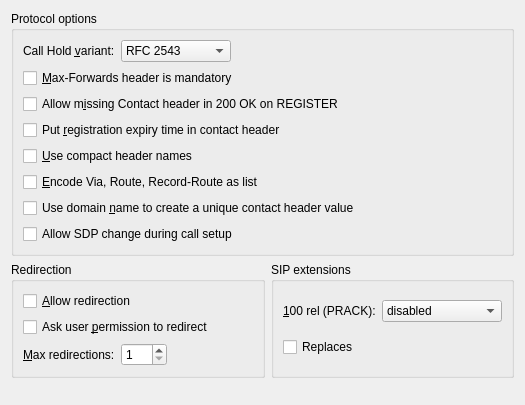
         <widget class="QWidget">
          <attribute name="title">
           <string>General</string>
          </attribute>
          <layout class="QGridLayout">
           <item row="2" column="1">
            <spacer>
             <property name="orientation">
              <enum>Qt::Vertical</enum>
             </property>
             <property name="sizeType">
              <enum>QSizePolicy::Expanding</enum>
             </property>
             <property name="sizeHint" stdset="0">
              <size>
               <width>20</width>
               <height>16</height>
              </size>
             </property>
            </spacer>
           </item>
           <item row="0" column="0" colspan="2">
            <widget class="QGroupBox" name="optionsGroupBox">
             <property name="title">
              <string>Protocol options</string>
             </property>
             <layout class="QGridLayout">
              <item row="0" column="0">
               <widget class="QLabel" name="holdVariantTextLabel">
                <property name="text">
                 <string>Call Hold &amp;variant:</string>
                </property>
                <property name="wordWrap">
                 <bool>false</bool>
                </property>
                <property name="buddy">
                 <cstring>holdVariantComboBox</cstring>
                </property>
               </widget>
              </item>
              <item row="0" column="1">
               <widget class="QComboBox" name="holdVariantComboBox">
                <property name="sizePolicy">
                 <sizepolicy hsizetype="Minimum" vsizetype="Fixed">
                  <horstretch>0</horstretch>
                  <verstretch>0</verstretch>
                 </sizepolicy>
                </property>
                <property name="minimumSize">
                 <size>
                  <width>110</width>
                  <height>0</height>
                 </size>
                </property>
                <property name="whatsThis">
                 <string>Indicates if RFC 2543 (set media IP address in SDP to 0.0.0.0) or RFC 3264 (use direction attributes in SDP) is used to put a call on-hold.</string>
                </property>
                <item>
                 <property name="text">
                  <string>RFC 2543</string>
                 </property>
                </item>
                <item>
                 <property name="text">
                  <string>RFC 3264</string>
                 </property>
                </item>
               </widget>
              </item>
              <item row="0" column="2">
               <spacer>
                <property name="orientation">
                 <enum>Qt::Horizontal</enum>
                </property>
                <property name="sizeType">
                 <enum>QSizePolicy::Expanding</enum>
                </property>
                <property name="sizeHint" stdset="0">
                 <size>
                  <width>70</width>
                  <height>20</height>
                 </size>
                </property>
               </spacer>
              </item>
              <item row="2" column="0" colspan="3">
               <widget class="QCheckBox" name="missingContactCheckBox">
                <property name="whatsThis">
                 <string>A 200 OK response on a REGISTER request must contain a Contact header. Some registrars however, do not include a Contact header or include a wrong Contact header. This option allows for such a deviation from the specs.</string>
                </property>
                <property name="text">
                 <string>Allow m&amp;issing Contact header in 200 OK on REGISTER</string>
                </property>
                <property name="shortcut">
                 <string>Alt+I</string>
                </property>
               </widget>
              </item>
              <item row="1" column="0" colspan="3">
               <widget class="QCheckBox" name="maxForwardsCheckBox">
                <property name="whatsThis">
                 <string>According to RFC 3261 the Max-Forwards header is mandatory. But many implementations do not send this header. If you tick this box, Twinkle will reject a SIP request if Max-Forwards is missing.</string>
                </property>
                <property name="text">
                 <string>&amp;Max-Forwards header is mandatory</string>
                </property>
                <property name="shortcut">
                 <string>Alt+M</string>
                </property>
               </widget>
              </item>
              <item row="3" column="0" colspan="3">
               <widget class="QCheckBox" name="regTimeCheckBox">
                <property name="whatsThis">
                 <string>In a REGISTER message the expiry time for registration can be put in the Contact header or in the Expires header. If you tick this box it will be put in the Contact header, otherwise it goes in the Expires header.</string>
                </property>
                <property name="text">
                 <string>Put &amp;registration expiry time in contact header</string>
                </property>
                <property name="shortcut">
                 <string>Alt+R</string>
                </property>
               </widget>
              </item>
              <item row="4" column="0" colspan="3">
               <widget class="QCheckBox" name="compactHeadersCheckBox">
                <property name="whatsThis">
                 <string>Indicates if compact header names should be used for headers that have a compact form.</string>
                </property>
                <property name="text">
                 <string>&amp;Use compact header names</string>
                </property>
                <property name="shortcut">
                 <string>Alt+U</string>
                </property>
               </widget>
              </item>
              <item row="7" column="0" colspan="3">
               <widget class="QCheckBox" name="allowSdpChangeCheckBox">
                <property name="whatsThis">
                 <string>&lt;p&gt;A SIP UAS may send SDP in a 1XX response for early media, e.g. ringing tone. When the call is answered the SIP UAS should send the same SDP in the 200 OK response according to RFC 3261. Once SDP has been received, SDP in subsequent responses should be discarded.&lt;/p&gt;
&lt;p&gt;By allowing SDP to change during call setup, Twinkle will not discard SDP in subsequent responses and modify the media stream if the SDP is changed. When the SDP in a response is changed, it must have a new version number in the o= line.&lt;/p&gt;</string>
                </property>
                <property name="text">
                 <string>Allow SDP change during call setup</string>
                </property>
               </widget>
              </item>
              <item row="6" column="0" colspan="3">
               <widget class="QCheckBox" name="useDomainInContactCheckBox">
                <property name="whatsThis">
                 <string>&lt;p&gt;
Twinkle creates a unique contact header value by combining the SIP user name and domain:
&lt;/p&gt;
&lt;p&gt;
&lt;tt&gt;&amp;nbsp;user_domain@local_ip&lt;/tt&gt;
&lt;/p&gt;
&lt;p&gt;
This way 2 user profiles, having the same user name but different domain names, have unique contact addresses and hence can be activated simultaneously.
&lt;/p&gt;
&lt;p&gt;
Some proxies do not handle a contact header value like this. You can disable this option to get a contact header value like this:
&lt;/p&gt;
&lt;p&gt;
&lt;tt&gt;&amp;nbsp;user@local_ip&lt;/tt&gt;
&lt;/p&gt;
&lt;p&gt;
This format is what most SIP phones use.
&lt;/p&gt;</string>
                </property>
                <property name="text">
                 <string>Use domain &amp;name to create a unique contact header value</string>
                </property>
                <property name="shortcut">
                 <string>Alt+N</string>
                </property>
               </widget>
              </item>
              <item row="5" column="0" colspan="3">
               <widget class="QCheckBox" name="multiValuesListCheckBox">
                <property name="whatsThis">
                 <string>The Via, Route and Record-Route headers can be encoded as a list of comma separated values or as multiple occurrences of the same header.</string>
                </property>
                <property name="text">
                 <string>&amp;Encode Via, Route, Record-Route as list</string>
                </property>
                <property name="shortcut">
                 <string>Alt+E</string>
                </property>
               </widget>
              </item>
             </layout>
            </widget>
           </item>
           <item row="1" column="0">
            <widget class="QGroupBox" name="redirectionGroupBox">
             <property name="title">
              <string>Redirection</string>
             </property>
             <layout class="QGridLayout">
              <item row="0" column="0" colspan="2">
               <widget class="QCheckBox" name="allowRedirectionCheckBox">
                <property name="whatsThis">
                 <string>Indicates if Twinkle should redirect a request if a 3XX response is received.</string>
                </property>
                <property name="text">
                 <string>&amp;Allow redirection</string>
                </property>
                <property name="shortcut">
                 <string>Alt+A</string>
                </property>
               </widget>
              </item>
              <item row="1" column="0" colspan="3">
               <widget class="QCheckBox" name="askUserRedirectCheckBox">
                <property name="whatsThis">
                 <string>Indicates if Twinkle should ask the user before redirecting a request when a 3XX response is received.</string>
                </property>
                <property name="text">
                 <string>Ask user &amp;permission to redirect</string>
                </property>
                <property name="shortcut">
                 <string>Alt+P</string>
                </property>
               </widget>
              </item>
              <item row="2" column="0">
               <widget class="QLabel" name="maxRedirectTextLabel">
                <property name="text">
                 <string>&amp;Max redirections:</string>
                </property>
                <property name="wordWrap">
                 <bool>false</bool>
                </property>
                <property name="buddy">
                 <cstring>maxRedirectSpinBox</cstring>
                </property>
               </widget>
              </item>
              <item row="2" column="1">
               <widget class="QSpinBox" name="maxRedirectSpinBox">
                <property name="sizePolicy">
                 <sizepolicy hsizetype="Minimum" vsizetype="Fixed">
                  <horstretch>0</horstretch>
                  <verstretch>0</verstretch>
                 </sizepolicy>
                </property>
                <property name="minimumSize">
                 <size>
                  <width>46</width>
                  <height>0</height>
                 </size>
                </property>
                <property name="whatsThis">
                 <string>The number of redirect addresses that Twinkle tries at a maximum before it gives up redirecting a request. This prevents a request from getting redirected forever.</string>
                </property>
                <property name="minimum">
                 <number>1</number>
                </property>
                <property name="maximum">
                 <number>5</number>
                </property>
               </widget>
              </item>
              <item row="2" column="2">
               <spacer>
                <property name="orientation">
                 <enum>Qt::Horizontal</enum>
                </property>
                <property name="sizeType">
                 <enum>QSizePolicy::Expanding</enum>
                </property>
                <property name="sizeHint" stdset="0">
                 <size>
                  <width>80</width>
                  <height>20</height>
                 </size>
                </property>
               </spacer>
              </item>
             </layout>
            </widget>
           </item>
           <item row="1" column="1">
            <widget class="QGroupBox" name="sipExtensionsGroupBox">
             <property name="title">
              <string>SIP extensions</string>
             </property>
             <layout class="QGridLayout">
              <item row="0" column="1">
               <widget class="QComboBox" name="ext100relComboBox">
                <property name="sizePolicy">
                 <sizepolicy hsizetype="Minimum" vsizetype="Fixed">
                  <horstretch>0</horstretch>
                  <verstretch>0</verstretch>
                 </sizepolicy>
                </property>
                <property name="minimumSize">
                 <size>
                  <width>120</width>
                  <height>0</height>
                 </size>
                </property>
                <property name="whatsThis">
                 <string>Indicates if the 100rel extension (PRACK) is supported:&lt;br&gt;&lt;br&gt;
&lt;b&gt;disabled&lt;/b&gt;: 100rel extension is disabled
&lt;br&gt;&lt;br&gt;
&lt;b&gt;supported&lt;/b&gt;: 100rel is supported (it is added in the supported header of an outgoing INVITE). A far-end can now require a PRACK on a 1xx response.
&lt;br&gt;&lt;br&gt;
&lt;b&gt;required&lt;/b&gt;: 100rel is required (it is put in the require header of an outgoing INVITE). If an incoming INVITE indicates that it supports 100rel, then Twinkle will require a PRACK when sending a 1xx response. A call will fail when the far-end does not support 100rel.
&lt;br&gt;&lt;br&gt;
&lt;b&gt;preferred&lt;/b&gt;: Similar to required, but if a call fails because the far-end indicates it does not support 100rel (420 response) then the call will be re-attempted without the 100rel requirement.</string>
                </property>
                <item>
                 <property name="text">
                  <string>disabled</string>
                 </property>
                </item>
                <item>
                 <property name="text">
                  <string>supported</string>
                 </property>
                </item>
                <item>
                 <property name="text">
                  <string>required</string>
                 </property>
                </item>
                <item>
                 <property name="text">
                  <string>preferred</string>
                 </property>
                </item>
               </widget>
              </item>
              <item row="0" column="0">
               <widget class="QLabel" name="ext100relTextLabel">
                <property name="text">
                 <string>&amp;100 rel (PRACK):</string>
                </property>
                <property name="wordWrap">
                 <bool>false</bool>
                </property>
                <property name="buddy">
                 <cstring>ext100relComboBox</cstring>
                </property>
               </widget>
              </item>
              <item row="1" column="0">
               <widget class="QCheckBox" name="extReplacesCheckBox">
                <property name="whatsThis">
                 <string>Indicates if the Replaces-extension is supported.</string>
                </property>
                <property name="text">
                 <string>Replaces</string>
                </property>
               </widget>
              </item>
             </layout>
            </widget>
           </item>
          </layout>
         </widget>
